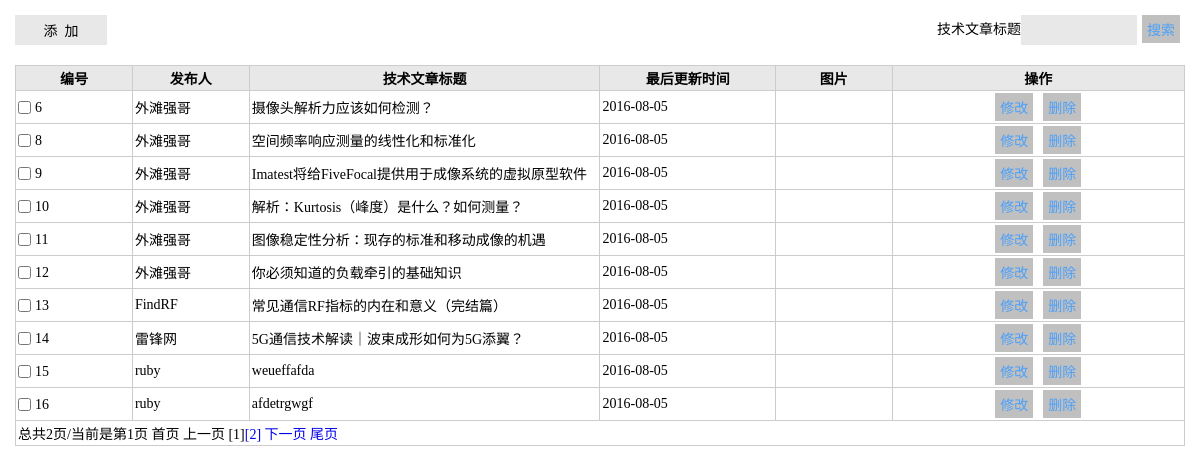
The app's page /admin/listTech.php (signed in) with its own data.
### tables this page shows
CREATE TABLE `technical_article` (
  `id` int(11) NOT NULL AUTO_INCREMENT,
  `author` varchar(50) NOT NULL DEFAULT '' COMMENT '作者',
  `title` varchar(50) NOT NULL DEFAULT '' COMMENT '文章标题',
  `abstract_content` text COMMENT '文章内容摘要',
  `content` mediumtext COMMENT '文章内容',
  `last_changed` int(10) unsigned NOT NULL COMMENT '最后更新时间',
  `view_times` int(10) NOT NULL DEFAULT '0' COMMENT '阅读次数',
  `image` varchar(100) NOT NULL DEFAULT '' COMMENT '文章图片1',
  PRIMARY KEY (`id`)
);

### lib/mysql.func.php (called while the page is built, shortened)
<?php
function fetchAll($sql,$result_type=MYSQL_ASSOC){
	$result=mysql_query($sql);
	while(@$row=mysql_fetch_array($result,$result_type)){
		$rows[]=$row;
	}
	return $rows;
}
function getResultNum($sql){
	$result=mysql_query($sql);
	return mysql_num_rows($result);
}

### admin/listTech.php (the view, shortened to what this page needs)
<?php
$where = $page_where = "";
$page=$_REQUEST['page']?(int)$_REQUEST['page']:1;
$sql="select id,title,author,image from technical_article {$where}";
$totalRows=getResultNum($sql);
$pageSize=10;
$totalPage=ceil($totalRows/$pageSize);
$offset=($page-1)*$pageSize;
$sql="select id,title,author,image,last_changed from technical_article {$where} order by id asc limit {$offset},{$pageSize}";
$rows=fetchAll($sql);
?>
<!doctype html>
<html>
<head>
<link rel="stylesheet" href="styles/backstage.css">
</head>
<body>
<div class="details">
   <div class="details_operation clearfix">
       <div class="bui_select">
          <input type="button" value="添&nbsp;&nbsp;加" class="add"  onclick="addTech()">
       </div>
       <div class="fr">
			<div class="text">
				<span>技术文章标题</span>
				<input type="text" value="<?php echo $_REQUEST['title'];?>" class="search" id="title">
			</div>
			<div class="fr"><input type="button" value="搜索" class="btn" onclick="search()"> </div>
		</div>
   </div>
   <table class="table" cellspacing="0" cellpadding="0">
      <thead>
          <tr>
             <th width="10%">编号</th>
             <th width="10%">发布人</th>
             <th width="30%">技术文章标题</th>
             <th width="15%">最后更新时间</th>
             <th width="10%">图片</th>
             <th>操作</th>
          </tr>
      </thead>
      <tbody>
       <?php  foreach($rows as $row):?>
         <tr>
             <td><input type="checkbox" id="c1" class="check"><label for="c1" class="label"><?php echo $row['id'];?></label></td>
             <td><?php echo $row['author'];?></td>
             <td><?php echo $row['title'];?></td>
             <td><?php echo date("Y-m-d",$row['last_changed']);?></td>
             <td style="text-align: center;">
             </td>
             <td align="center"><input type="button" value="修改" class="btn" onclick="editTech(<?php echo $row['id'];?>)"><input type="button" value="删除" class="btn"  onclick="delTech(<?php echo $row['id'];?>)"></td>
         </tr>
         <?php endforeach;?>
         <?php if($totalRows>$pageSize):?>
         <tr>
             <td colspan="6"><?php echo showPage($page, $totalPage,$page_where);?></td>
         </tr>
             <?php endif;?>
      </tbody>
  </table>
</div>
</body>
</html>

### admin/styles/backstage.css (style rules this page uses)
* { margin: 0;padding: 0; }
input,select,textarea { outline: none;border: none; background: none; }
.clearfix:after, .clearfix:before { content: ""; display: table; }
.clearfix:after { clear: both; }
.clearfix { zoom:1; }
.fr { float: right; }
.details_operation { margin-bottom: 20px; }
.details { padding: 15px; font-family: "微软雅黑"; }
.bui_select { height: 30px; float: left; }
.add { width: 92px; height: 30px; font-family: "微软雅黑"; font-size: 14px; background-color: #E8E8E8; }
.text { float: left; margin-left: 20px; display: inline; }
.text span { line-height: 30px; font-size: 14px; float:left; }
.search { width: 100px; height: 30px; line-height: 30px\9; background-color: #E8E8E8; padding: 0 8px; }
.table { border-collapse: collapse; width: 100%; font-size: 14px; }
.table th { background-color: #E8E8E8; }
.table th, .table td { border: solid 1px #ccc; padding: 2px; }
.label,.check { vertical-align: middle; }
.check { margin-right: 4px; }
.btn { padding: 4px 5px; margin:0 5px;background-color: #c0c0c0;font-family: "微软雅黑"; font-size: 14px; color:#4ba0fa }

### records on screen
technical_article: id "6", author "外滩强哥", title "摄像头解析力应该如何检测？", last_changed "2016-08-05"
technical_article: id "8", author "外滩强哥", title "空间频率响应测量的线性化和标准化", last_changed "2016-08-05"
technical_article: id "9", author "外滩强哥", title "Imatest将给FiveFocal提供用于成像系统的虚拟原型软件", last_changed "2016-08-05"
technical_article: id "10", author "外滩强哥", title "解析：Kurtosis（峰度）是什么？如何测量？", last_changed "2016-08-05"
technical_article: id "11", author "外滩强哥", title "图像稳定性分析：现存的标准和移动成像的机遇", last_changed "2016-08-05"
technical_article: id "12", author "外滩强哥", title "你必须知道的负载牵引的基础知识", last_changed "2016-08-05"
technical_article: id "13", author "FindRF", title "常见通信RF指标的内在和意义（完结篇）", last_changed "2016-08-05"
technical_article: id "14", author "雷锋网", title "5G通信技术解读｜波束成形如何为5G添翼？", last_changed "2016-08-05"
technical_article: id "15", author "ruby", title "weueffafda", last_changed "2016-08-05"
technical_article: id "16", author "ruby", title "afdetrgwgf", last_changed "2016-08-05"

### other values on screen
showPage($page, $totalPage,$page_where) "总共2页/当前是第1页"
